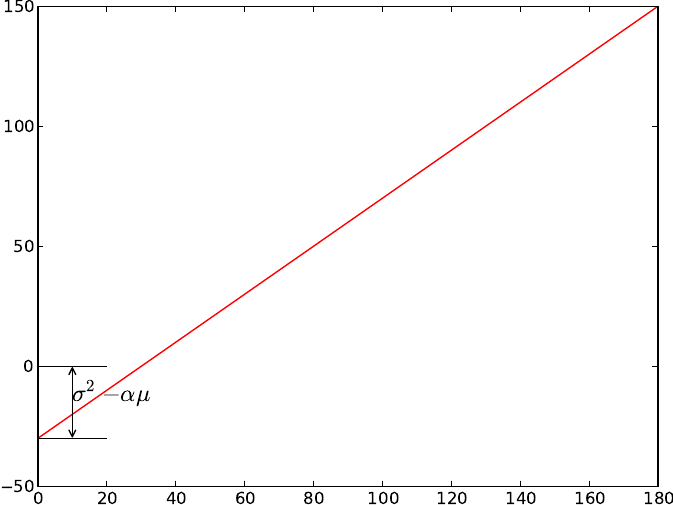

Write Python code to recreate this figure.
import numpy as np
import scipy as sp
from scipy.stats import linregress
import matplotlib.pyplot as plt
import matplotlib.image as mpimg

k, b = 1, -30
m = 200
t = np.arange(0, m, m/10)
s = k * t + b
fig, ax = plt.subplots(1)
ax.plot(t, s, 'r')
ax.annotate("",xy=(10,0),xycoords='data',xytext=(10,b),textcoords='data',arrowprops=dict(arrowstyle="<->",patchA=None,shrinkA=0,patchB=None,shrinkB=0))#,connectionstyle="arc3"),)
ax.plot((0,20),(b,b),'k')
ax.plot((0,20),(0,0),'k')
ax.text(10,b/2,'$\sigma^2-\\alpha\mu$',size='x-large')
fig.savefig('double_arrow.pdf',format='pdf', bbox_inches='tight', pad_inches=0)
